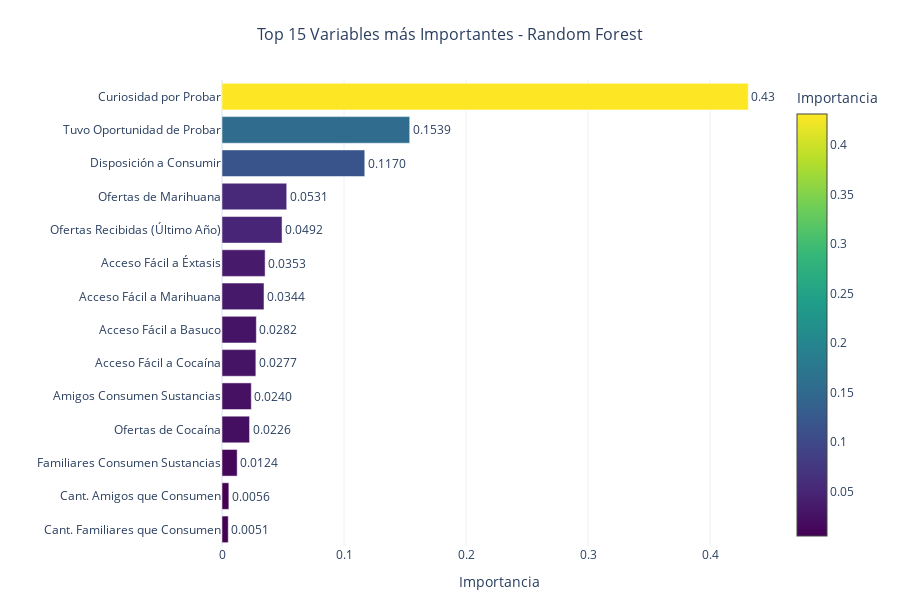

Notebook source saved alongside this figure:
### Markdown cell above
## 3. Feature Importance Global

### Code cell
# Obtener nombres de features transformados
feature_names = []
for transformer_name, transformer, cols in preprocessor.transformers_:
    if transformer_name == 'cat':
        # Features categóricas (one-hot encoded)
        cat_names = list(transformer.get_feature_names_out(cols))
        feature_names.extend(cat_names)
    elif transformer_name == 'num':
        # Features numéricas (escaladas)
        feature_names.extend(cols)

# Función para convertir nombres de features a nombres legibles
def get_readable_feature_name(feature_name):
    # Para variables categóricas one-hot encoded (ej: G_01_1.0)
    if '_' in feature_name and '.' in feature_name:
        base_var = '_'.join(feature_name.split('_')[:2])  # G_01
        if base_var in variable_names:
            return f"{variable_names[base_var]}"
    
    # Para variables numéricas (ej: G_01_A)
    if feature_name in variable_names:
        return variable_names[feature_name]
    
    # Si no encuentra mapeo, usar el nombre original pero más limpio
    return feature_name.replace('_', ' ').title()

# Feature Importance nativo del Random Forest
importance_rf = modelo_rf.feature_importances_

# Crear DataFrame para visualización
importance_df = pd.DataFrame({
    'feature': feature_names,
    'readable_name': [get_readable_feature_name(f) for f in feature_names],
    'importance': importance_rf
}).sort_values('importance', ascending=False)

# Mostrar top 10
print("TOP 10 VARIABLES MÁS IMPORTANTES:")
print("="*50)
for i, row in importance_df.head(10).iterrows():
    print(f"{i+1:2d}. {row['readable_name']:<35} {row['importance']:.4f}")

# Gráfico de Feature Importance con Plotly
top_15 = importance_df.head(15)

fig = go.Figure()

fig.add_trace(go.Bar(
    x=top_15['importance'],
    y=top_15['readable_name'],
    orientation='h',
    marker=dict(
        color=top_15['importance'],
        colorscale='Viridis',
        showscale=True,
        colorbar=dict(title="Importancia")
    ),
    text=[f"{val:.4f}" for val in top_15['importance']],
    textposition='outside',
    hovertemplate='<b>%{y}</b><br>Importancia: %{x:.4f}<extra></extra>'
))

fig.update_layout(
    title={
        'text': 'Top 15 Variables más Importantes - Random Forest',
        'x': 0.5,
        'xanchor': 'center',
        'font': {'size': 16}
    },
    xaxis_title='Importancia',
    yaxis_title='',
    height=600,
    width=900,
    yaxis={'categoryorder': 'total ascending'},
    template='plotly_white',
    margin=dict(l=200, r=50, t=80, b=50)
)

fig.show()

### Figure 1 — Plotly figure (JSON) as saved in the notebook; plotly's stock layout.template omitted (floating-point values rounded to 4 significant figures)
{"data": [{"hovertemplate": "<b>%{y}</b><br>Importancia: %{x:.4f}<extra></extra>", "marker": {"color": [0.4314, 0.1539, 0.117, 0.05305, 0.04922, 0.03534, 0.03442, 0.02815, 0.02774, 0.02403, 0.02258, 0.01243, 0.005613, 0.005131], "colorbar": {"title": {"text": "Importancia"}}, "colorscale": [[0, "#440154"], [0.1111, "#482878"], [0.2222, "#3e4989"], [0.3333, "#31688e"], [0.4444, "#26828e"], [0.5556, "#1f9e89"], [0.6667, "#35b779"], [0.7778, "#6ece58"], [0.8889, "#b5de2b"], [1, "#fde725"]], "showscale": true}, "orientation": "h", "text": ["0.4314", "0.1539", "0.1170", "0.0531", "0.0492", "0.0353", "0.0344", "0.0282", "0.0277", "0.0240", "0.0226", "0.0124", "0.0056", "0.0051"], "textposition": "outside", "type": "bar", "x": [0.4314, 0.1539, 0.117, 0.05305, 0.04922, 0.03534, 0.03442, 0.02815, 0.02774, 0.02403, 0.02258, 0.01243, 0.005613, 0.005131], "y": ["Curiosidad por Probar", "Tuvo Oportunidad de Probar", "Disposición a Consumir", "Ofertas de Marihuana", "Ofertas Recibidas (Último Año)", "Acceso Fácil a Éxtasis", "Acceso Fácil a Marihuana", "Acceso Fácil a Basuco", "Acceso Fácil a Cocaína", "Amigos Consumen Sustancias", "Ofertas de Cocaína", "Familiares Consumen Sustancias", "Cant. Amigos que Consumen", "Cant. Familiares que Consumen"]}], "layout": {"height": 600, "margin": {"b": 50, "l": 200, "r": 50, "t": 80}, "title": {"font": {"size": 16}, "text": "Top 15 Variables más Importantes - Random Forest", "x": 0.5, "xanchor": "center"}, "width": 900, "xaxis": {"title": {"text": "Importancia"}}, "yaxis": {"categoryorder": "total ascending", "title": {"text": ""}}}}
